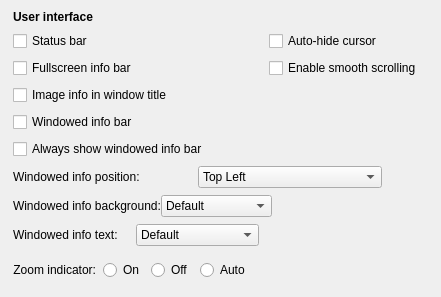
                <widget class="QWidget" name="UIOptionsGroup" native="true">
                 <property name="accessibleName">
                  <string notr="true">SGroup</string>
                 </property>
                 <layout class="QVBoxLayout" name="verticalLayout_11">
                  <property name="spacing">
                   <number>7</number>
                  </property>
                  <property name="sizeConstraint">
                   <enum>QLayout::SetDefaultConstraint</enum>
                  </property>
                  <property name="leftMargin">
                   <number>13</number>
                  </property>
                  <property name="topMargin">
                   <number>10</number>
                  </property>
                  <property name="rightMargin">
                   <number>13</number>
                  </property>
                  <property name="bottomMargin">
                   <number>10</number>
                  </property>
                  <item>
                   <layout class="QHBoxLayout" name="horizontalLayout_16">
                    <property name="leftMargin">
                     <number>0</number>
                    </property>
                    <property name="topMargin">
                     <number>0</number>
                    </property>
                    <property name="rightMargin">
                     <number>0</number>
                    </property>
                    <property name="bottomMargin">
                     <number>0</number>
                    </property>
                    <item>
                     <widget class="QLabel" name="label_15">
                      <property name="font">
                       <font>
                        <bold>true</bold>
                       </font>
                      </property>
                      <property name="text">
                       <string>User interface</string>
                      </property>
                      <property name="alignment">
                       <set>Qt::AlignLeading|Qt::AlignLeft|Qt::AlignVCenter</set>
                      </property>
                     </widget>
                    </item>
                   </layout>
                  </item>
                  <item>
                   <layout class="QVBoxLayout" name="verticalLayout_7">
                    <property name="spacing">
                     <number>7</number>
                    </property>
                    <property name="sizeConstraint">
                     <enum>QLayout::SetDefaultConstraint</enum>
                    </property>
                    <property name="leftMargin">
                     <number>0</number>
                    </property>
                    <property name="topMargin">
                     <number>0</number>
                    </property>
                    <property name="rightMargin">
                     <number>0</number>
                    </property>
                    <property name="bottomMargin">
                     <number>0</number>
                    </property>
                    <item>
                     <layout class="QGridLayout" name="gridLayout">
                      <property name="sizeConstraint">
                       <enum>QLayout::SetDefaultConstraint</enum>
                      </property>
                      <property name="leftMargin">
                       <number>0</number>
                      </property>
                      <property name="topMargin">
                       <number>0</number>
                      </property>
                      <property name="rightMargin">
                       <number>0</number>
                      </property>
                      <property name="bottomMargin">
                       <number>0</number>
                      </property>
                      <property name="horizontalSpacing">
                       <number>6</number>
                      </property>
                      <property name="verticalSpacing">
                       <number>7</number>
                      </property>
                      <item row="2" column="0">
                       <widget class="QCheckBox" name="showExtendedInfoTitle">
                        <property name="text">
                         <string>Image info in window title</string>
                        </property>
                       </widget>
                      </item>
                      <item row="0" column="2">
                       <spacer name="horizontalSpacer_20">
                        <property name="orientation">
                         <enum>Qt::Horizontal</enum>
                        </property>
                        <property name="sizeHint" stdset="0">
                         <size>
                          <width>40</width>
                          <height>10</height>
                         </size>
                        </property>
                       </spacer>
                      </item>
                      <item row="0" column="1">
                       <widget class="QCheckBox" name="cursorAutohideCheckBox">
                        <property name="text">
                         <string>Auto-hide cursor</string>
                        </property>
                       </widget>
                      </item>
                      <item row="1" column="1" colspan="2">
                       <widget class="QCheckBox" name="enableSmoothScrollCheckBox">
                        <property name="toolTip">
                         <string>Turn this off if you are using a touchpad with libinput driver.</string>
                        </property>
                        <property name="text">
                         <string>Enable smooth scrolling</string>
                        </property>
                       </widget>
                      </item>
                      <item row="1" column="0">
                       <widget class="QCheckBox" name="showInfoBarFullscreen">
                        <property name="text">
                         <string>Fullscreen info bar</string>
                        </property>
                       </widget>
                      </item>
                      <item row="0" column="0">
                       <widget class="QCheckBox" name="showInfoBarWindowed">
                        <property name="minimumSize">
                         <size>
                          <width>250</width>
                          <height>0</height>
                         </size>
                        </property>
                        <property name="text">
                         <string>Status bar</string>
                        </property>
                       </widget>
                      </item>
                      <item row="3" column="0">
                       <widget class="QCheckBox" name="showWindowedInfoBar">
                        <property name="text">
                         <string>Windowed info bar</string>
                        </property>
                       </widget>
                      </item>
                      <item row="4" column="0">
                       <widget class="QCheckBox" name="windowedInfoBarAlways">
                        <property name="text">
                         <string>Always show windowed info bar</string>
                        </property>
                       </widget>
                      </item>
                      <item row="5" column="0" colspan="2">
                       <layout class="QHBoxLayout" name="horizontalLayout_windowedInfoPosition">
                        <item>
                         <widget class="QLabel" name="label_windowedInfoPosition">
                          <property name="text">
                           <string>Windowed info position:</string>
                          </property>
                         </widget>
                        </item>
                        <item>
                         <widget class="QComboBox" name="windowedInfoBarPositionComboBox">
                          <item>
                           <property name="text">
                            <string>Top Left</string>
                           </property>
                          </item>
                          <item>
                           <property name="text">
                            <string>Top</string>
                           </property>
                          </item>
                          <item>
                           <property name="text">
                            <string>Top Right</string>
                           </property>
                          </item>
                          <item>
                           <property name="text">
                            <string>Bottom Left</string>
                           </property>
                          </item>
                          <item>
                           <property name="text">
                            <string>Bottom</string>
                           </property>
                          </item>
                          <item>
                           <property name="text">
                            <string>Bottom Right</string>
                           </property>
                          </item>
                         </widget>
                        </item>
                       </layout>
                      </item>
                      <item row="6" column="0" colspan="2">
                       <layout class="QHBoxLayout" name="horizontalLayout_windowedInfoBackground">
                        <item>
                         <widget class="QLabel" name="label_windowedInfoBackground">
                          <property name="text">
                           <string>Windowed info background:</string>
                          </property>
                         </widget>
                        </item>
                        <item>
                         <widget class="QComboBox" name="windowedInfoBackgroundModeComboBox">
                          <item>
                           <property name="text">
                            <string>Default</string>
                           </property>
                          </item>
                          <item>
                           <property name="text">
                            <string>Custom</string>
                           </property>
                          </item>
                         </widget>
                        </item>
                        <item>
                         <widget class="ColorSelectorButton" name="windowedInfoBackgroundButton">
                          <property name="minimumSize">
                           <size>
                            <width>48</width>
                            <height>22</height>
                           </size>
                          </property>
                         </widget>
                        </item>
                       </layout>
                      </item>
                      <item row="7" column="0" colspan="2">
                       <layout class="QHBoxLayout" name="horizontalLayout_windowedInfoText">
                        <item>
                         <widget class="QLabel" name="label_windowedInfoText">
                          <property name="text">
                           <string>Windowed info text:</string>
                          </property>
                         </widget>
                        </item>
                        <item>
                         <widget class="QComboBox" name="windowedInfoTextModeComboBox">
                          <item>
                           <property name="text">
                            <string>Default</string>
                           </property>
                          </item>
                          <item>
                           <property name="text">
                            <string>Custom</string>
                           </property>
                          </item>
                         </widget>
                        </item>
                        <item>
                         <widget class="ColorSelectorButton" name="windowedInfoTextButton">
                          <property name="minimumSize">
                           <size>
                            <width>48</width>
                            <height>22</height>
                           </size>
                          </property>
                         </widget>
                        </item>
                       </layout>
                      </item>
                     </layout>
                    </item>
                    <item>
                     <widget class="QWidget" name="widget_9" native="true">
                      <property name="accessibleName">
                       <string notr="true">SLine</string>
                      </property>
                     </widget>
                    </item>
                    <item>
                     <layout class="QHBoxLayout" name="horizontalLayout_23">
                      <property name="leftMargin">
                       <number>0</number>
                      </property>
                      <property name="topMargin">
                       <number>0</number>
                      </property>
                      <property name="rightMargin">
                       <number>0</number>
                      </property>
                      <item>
                       <widget class="QLabel" name="label">
                        <property name="sizePolicy">
                         <sizepolicy hsizetype="Minimum" vsizetype="Preferred">
                          <horstretch>0</horstretch>
                          <verstretch>0</verstretch>
                         </sizepolicy>
                        </property>
                        <property name="text">
                         <string>Zoom indicator:</string>
                        </property>
                        <property name="alignment">
                         <set>Qt::AlignRight|Qt::AlignTrailing|Qt::AlignVCenter</set>
                        </property>
                       </widget>
                      </item>
                      <item>
                       <widget class="QRadioButton" name="zoomIndicatorOn">
                        <property name="text">
                         <string>On</string>
                        </property>
                       </widget>
                      </item>
                      <item>
                       <widget class="QRadioButton" name="zoomIndicatorOff">
                        <property name="text">
                         <string>Off</string>
                        </property>
                       </widget>
                      </item>
                      <item>
                       <widget class="QRadioButton" name="zoomIndicatorAuto">
                        <property name="text">
                         <string>Auto</string>
                        </property>
                       </widget>
                      </item>
                      <item>
                       <spacer name="horizontalSpacer_6">
                        <property name="orientation">
                         <enum>Qt::Horizontal</enum>
                        </property>
                        <property name="sizeHint" stdset="0">
                         <size>
                          <width>40</width>
                          <height>20</height>
                         </size>
                        </property>
                       </spacer>
                      </item>
                     </layout>
                    </item>
                    <item>
                     <widget class="QWidget" name="widget_19" native="true">
                      <property name="accessibleName">
                       <string notr="true">SLine</string>
                      </property>
                     </widget>
                    </item>
                   </layout>
                  </item>
                 </layout>
                </widget>
